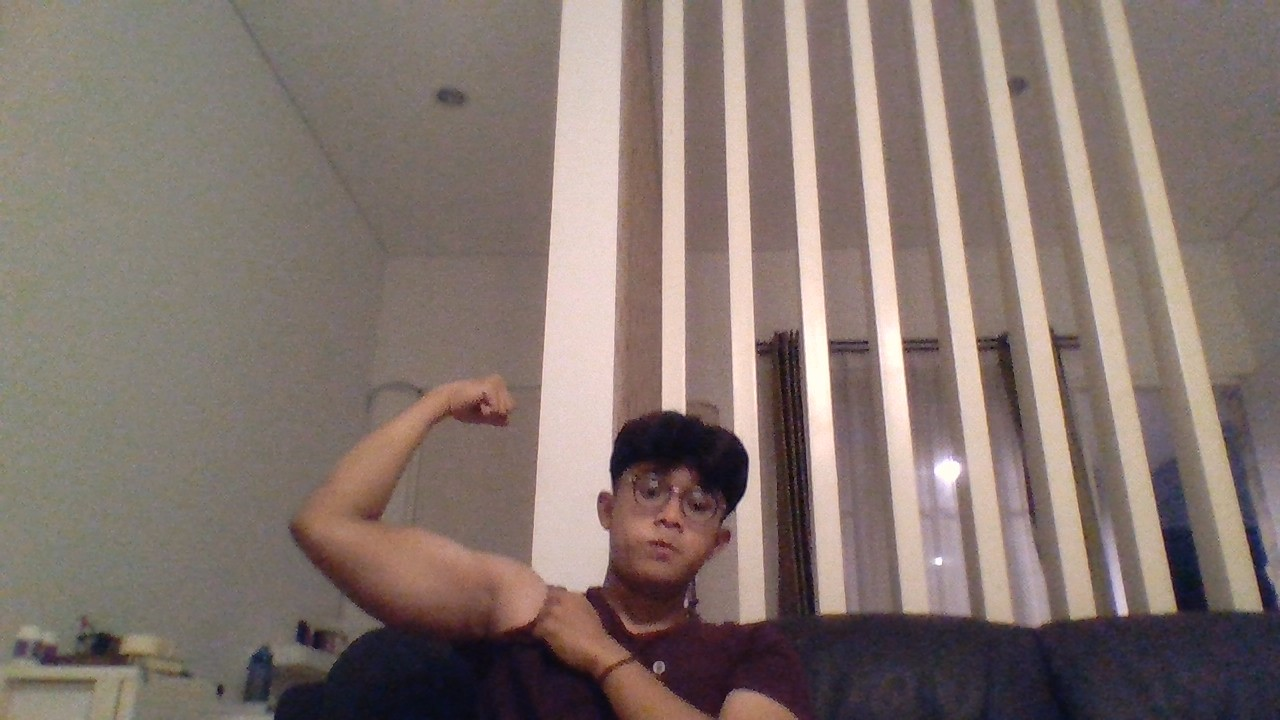
#> input picture AWTODIDAK/WEB DEVELOPMENT/DEA AFRIZAL/semester 2/sesi3/foto/WIN_20240626_19_58_32_Pro.jpg, 1280 x 720 px; its folder holds only this picture in this run
$ python -i hand_detector_utils.py   (imports and definitions only)
#> lines starting #> are read from the running program, lines starting #| are printed output that depends on the picture; after the words box and inside, x2 and y2 are one past the last pixel; in counts of white or black regions, pixels touching at a corner belong together
#> further down, picture is the input picture: shape (720, 1280, 3); mean B, G, R 110.7, 116.7, 131.6
import numpy as np
import cv2
import math
import socket
import time

UDP_IP = "127.0.0.1"
UDP_PORT = 5065

# [1 line that did not run here, left out]


def detectHand(img, kernel_dim = (5,5)):
    # Apply Gaussian blur
#> called with kernel_dim = (5, 5)
    blur = cv2.GaussianBlur(img, (3,3), 0)

    # Change color-space from BGR -> HSV
    hsv = cv2.cvtColor(blur, cv2.COLOR_BGR2HSV)
#> hsv: shape (720, 1280, 3); mean H, S, V 37.4, 50.1, 132.6

    # Create a binary image with where white will be skin colors and rest is black
    mask2 = cv2.inRange(hsv, np.array([2, 0, 0]), np.array([20, int(255 * 0.68), 255]))
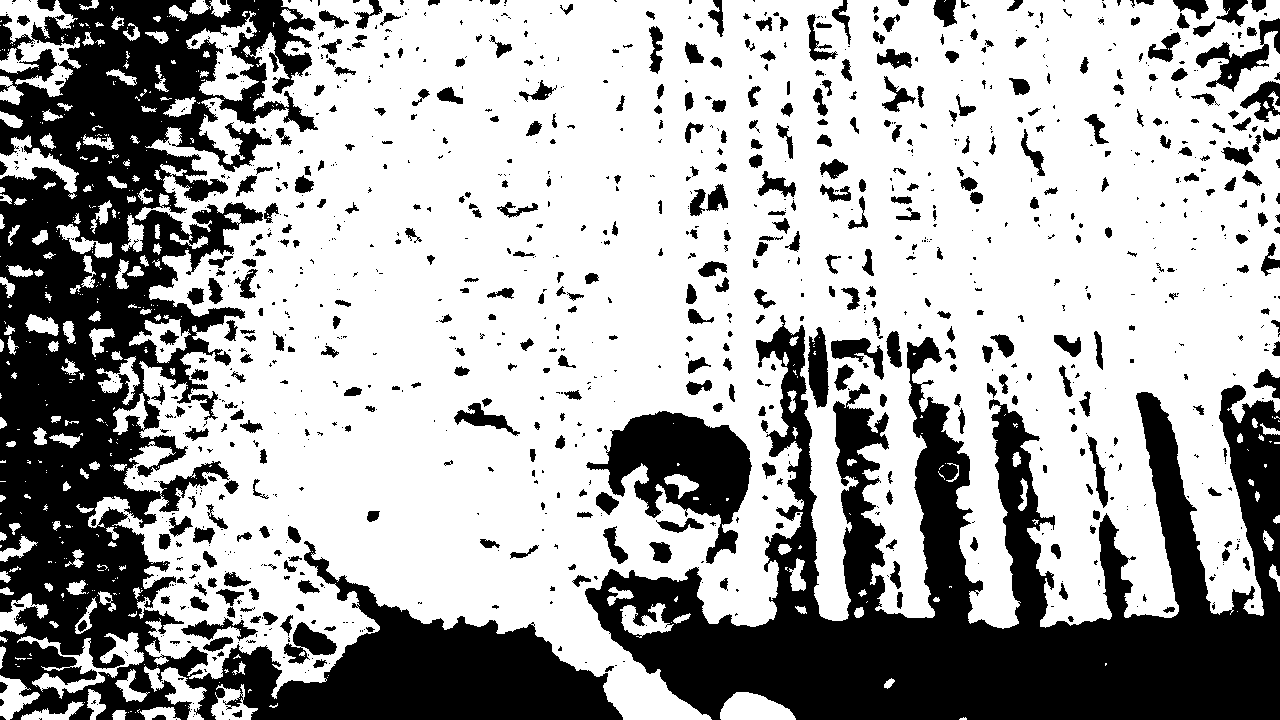
#> mask2: shape (720, 1280); 65.7% white; 1129 black regions (672 under 20 px), largest, box (x1, y1, x2, y2) and area: (0, 0, 623, 720) 140500, (585, 315, 1280, 720) 113059, (586, 411, 752, 564) 11488

    # Kernel for morphological transformation
    kernel = np.ones(kernel_dim)

    # Apply morphological transformations to filter out the background noise
    dilation = cv2.dilate(mask2, kernel, iterations = 2)
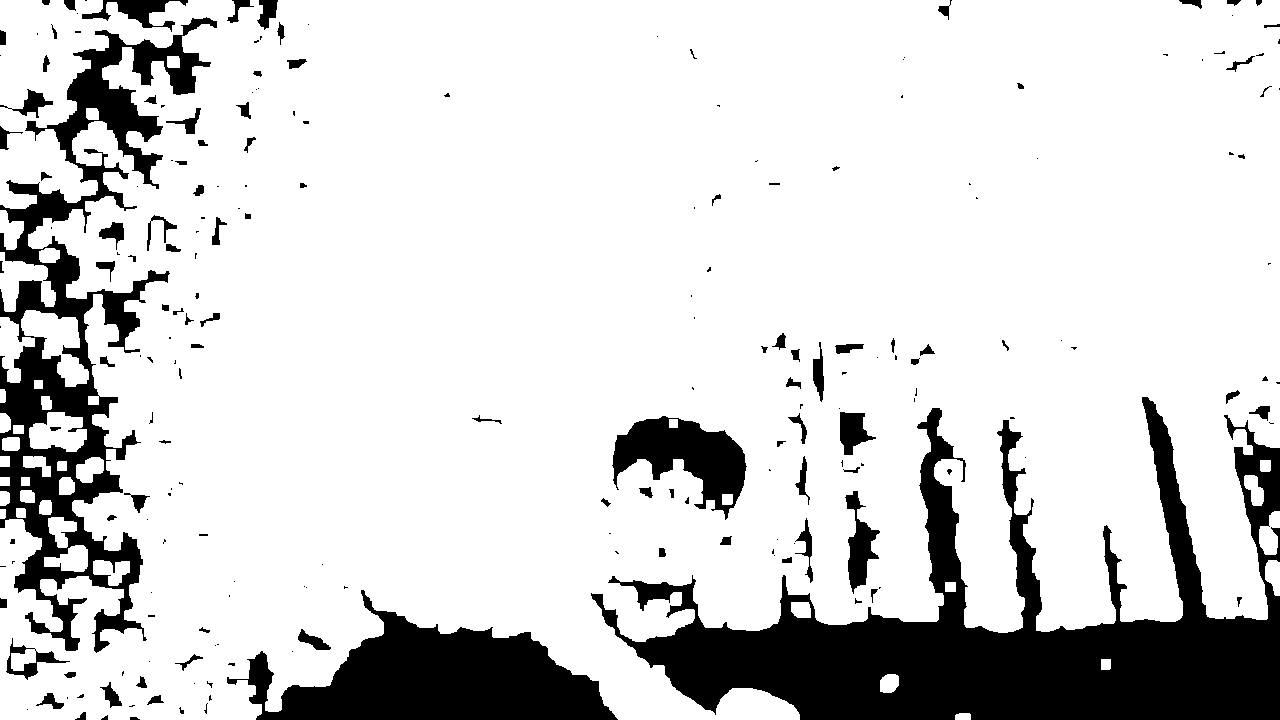
#> dilation: shape (720, 1280); 83.3% white; 213 black regions (114 under 20 px), largest, box (x1, y1, x2, y2) and area: (591, 397, 1280, 720) 75366, (0, 17, 217, 653) 34429, (227, 590, 618, 720) 24137
    erosion = cv2.erode(dilation, kernel, iterations = 2)
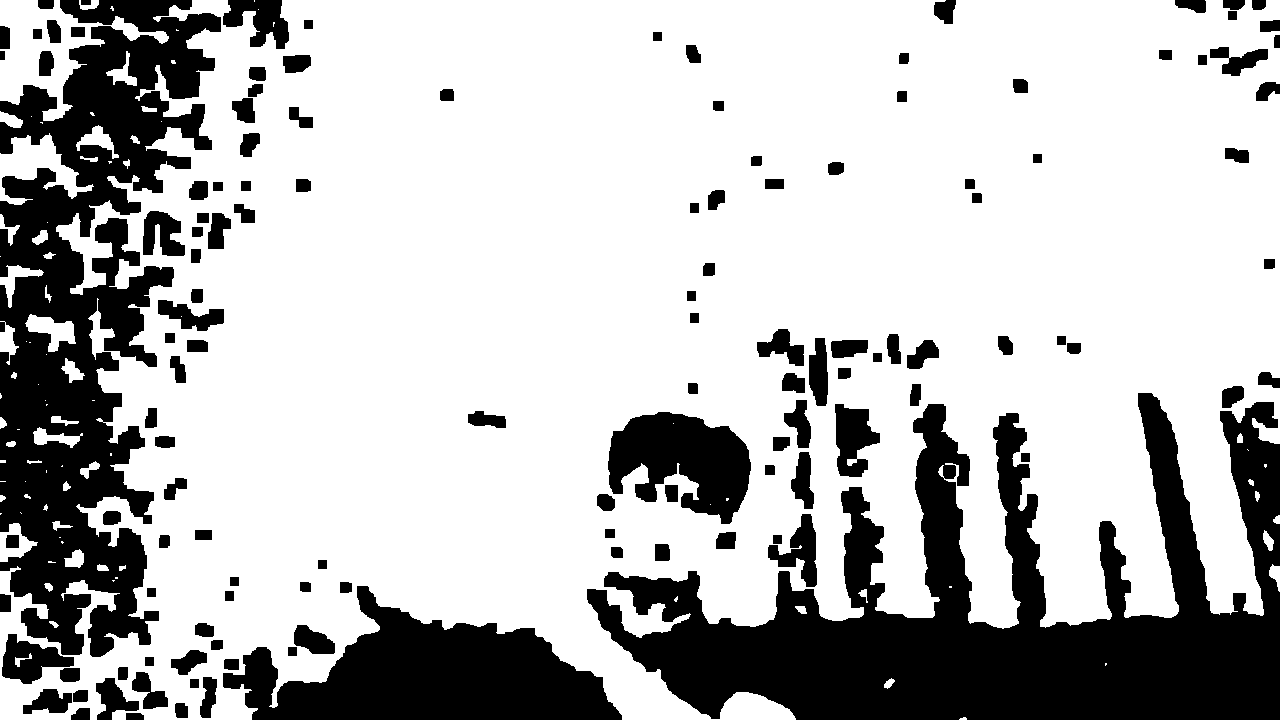
#> erosion: shape (720, 1280); 73.1% white; 129 black regions, largest, box (x1, y1, x2, y2) and area: (587, 393, 1280, 720) 98803, (0, 0, 221, 657) 72140, (223, 586, 622, 720) 28033

    # Apply Gaussian Blur and Threshold (To clean)
    filtered = cv2.GaussianBlur(erosion, (3,3), 0)
    ret, thresh = cv2.threshold(filtered, 127, 255, 0)
#> thresh: shape (720, 1280); 73.1% white; 129 black regions

    # cv2.imshow('filtered', filtered)
    # cv2.imshow('thresh - filtered', thresh - filtered)
    cv2.imshow('thresh', thresh)

    try:
        # Find contours
        contours, hierarchy = cv2.findContours(thresh, cv2.RETR_TREE, cv2.CHAIN_APPROX_SIMPLE )
#> contours = 187 contours, 34 with area under 20; largest, box (x1, y1, x2, y2) and area: (0, 0, 1280, 720) 693676, (607, 411, 752, 525) 10429, (0, 0, 169, 121) 7297, (0, 134, 93, 205) 2527, (834, 403, 881, 478) 2232

        # Find biggest contour
        contour = max(contours, key = lambda x: cv2.contourArea(x))
#> contour = contour of 3176 points, box (x1, y1, x2, y2) (0, 0, 1280, 720), area 693676

        return contour
    except:

        return np.zeros(0)


# [169 lines left out: functions findDefects, countDefects, trackHighestPoint, textDefects, sendCommand, detectFace and 1 more, not called in this run]

>>> import cv2
>>> picture = cv2.imread('../../WEB DEVELOPMENT/DEA AFRIZAL/semester 2/sesi3/foto/WIN_20240626_19_58_32_Pro.jpg')
>>> result = detectHand(picture)
#> result has the same summary as contour in detectHand
